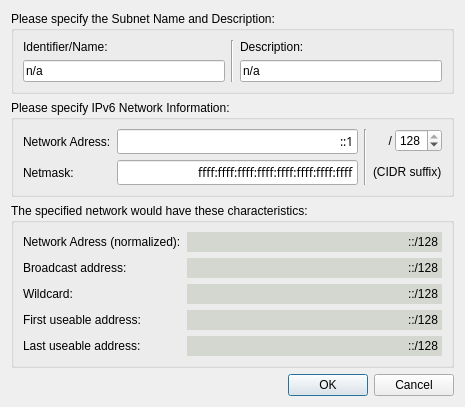
<?xml version="1.0" encoding="UTF-8"?>
<ui version="4.0">
 <class>SM_IPv6EditDialog</class>
 <widget class="QDialog" name="SM_IPv6EditDialog">
  <property name="geometry">
   <rect>
    <x>0</x>
    <y>0</y>
    <width>465</width>
    <height>383</height>
   </rect>
  </property>
  <property name="windowTitle">
   <string>Dialog</string>
  </property>
  <layout class="QGridLayout" name="gridLayout_2">
   <item row="0" column="0">
    <layout class="QVBoxLayout" name="verticalLayout_7">
     <item>
      <layout class="QVBoxLayout" name="verticalLayout_3">
       <item>
        <widget class="QGroupBox" name="groupBox_4">
         <property name="sizePolicy">
          <sizepolicy hsizetype="Preferred" vsizetype="Fixed">
           <horstretch>0</horstretch>
           <verstretch>0</verstretch>
          </sizepolicy>
         </property>
         <property name="title">
          <string>Please specify the Subnet Name and Description:</string>
         </property>
         <layout class="QGridLayout" name="gridLayout_4">
          <item row="0" column="0">
           <layout class="QHBoxLayout" name="horizontalLayout_8">
            <item>
             <layout class="QVBoxLayout" name="verticalLayout_5">
              <item>
               <widget class="QLabel" name="label_17">
                <property name="text">
                 <string>Identifier/Name:</string>
                </property>
               </widget>
              </item>
              <item>
               <widget class="QLineEdit" name="identifier">
                <property name="text">
                 <string>n/a</string>
                </property>
               </widget>
              </item>
             </layout>
            </item>
            <item>
             <widget class="Line" name="line_2">
              <property name="orientation">
               <enum>Qt::Vertical</enum>
              </property>
             </widget>
            </item>
            <item>
             <layout class="QVBoxLayout" name="verticalLayout_6">
              <item>
               <widget class="QLabel" name="label_18">
                <property name="text">
                 <string>Description:</string>
                </property>
               </widget>
              </item>
              <item>
               <widget class="QLineEdit" name="description">
                <property name="text">
                 <string>n/a</string>
                </property>
               </widget>
              </item>
             </layout>
            </item>
           </layout>
          </item>
         </layout>
        </widget>
       </item>
       <item>
        <widget class="QGroupBox" name="groupBox">
         <property name="sizePolicy">
          <sizepolicy hsizetype="Preferred" vsizetype="Preferred">
           <horstretch>0</horstretch>
           <verstretch>0</verstretch>
          </sizepolicy>
         </property>
         <property name="title">
          <string>Please specify IPv6 Network Information:</string>
         </property>
         <layout class="QGridLayout" name="gridLayout">
          <item row="0" column="0">
           <layout class="QHBoxLayout" name="horizontalLayout_2">
            <item>
             <layout class="QHBoxLayout" name="horizontalLayout">
              <item>
               <layout class="QVBoxLayout" name="verticalLayout_4">
                <item>
                 <widget class="QLabel" name="label_4">
                  <property name="text">
                   <string>Network Adress:</string>
                  </property>
                 </widget>
                </item>
                <item>
                 <widget class="QLabel" name="label_5">
                  <property name="text">
                   <string>Netmask:</string>
                  </property>
                 </widget>
                </item>
               </layout>
              </item>
              <item>
               <layout class="QVBoxLayout" name="verticalLayout_2">
                <item>
                 <widget class="QLineEdit" name="address">
                  <property name="font">
                   <font>
                    <family>Courier 10 Pitch</family>
                   </font>
                  </property>
                  <property name="layoutDirection">
                   <enum>Qt::RightToLeft</enum>
                  </property>
                  <property name="text">
                   <string>::1</string>
                  </property>
                  <property name="alignment">
                   <set>Qt::AlignRight|Qt::AlignTrailing|Qt::AlignVCenter</set>
                  </property>
                 </widget>
                </item>
                <item>
                 <widget class="QLineEdit" name="netmask">
                  <property name="font">
                   <font>
                    <family>Courier 10 Pitch</family>
                   </font>
                  </property>
                  <property name="text">
                   <string>ffff:ffff:ffff:ffff:ffff:ffff:ffff:ffff</string>
                  </property>
                  <property name="alignment">
                   <set>Qt::AlignRight|Qt::AlignTrailing|Qt::AlignVCenter</set>
                  </property>
                 </widget>
                </item>
               </layout>
              </item>
             </layout>
            </item>
            <item>
             <widget class="Line" name="line">
              <property name="orientation">
               <enum>Qt::Vertical</enum>
              </property>
             </widget>
            </item>
            <item>
             <layout class="QVBoxLayout" name="verticalLayout">
              <item>
               <layout class="QHBoxLayout" name="horizontalLayout_5">
                <property name="spacing">
                 <number>3</number>
                </property>
                <item>
                 <widget class="QLabel" name="label_10">
                  <property name="text">
                   <string>/</string>
                  </property>
                  <property name="alignment">
                   <set>Qt::AlignRight|Qt::AlignTrailing|Qt::AlignVCenter</set>
                  </property>
                 </widget>
                </item>
                <item>
                 <widget class="QSpinBox" name="CIDRSuffix">
                  <property name="minimum">
                   <number>112</number>
                  </property>
                  <property name="maximum">
                   <number>128</number>
                  </property>
                  <property name="value">
                   <number>128</number>
                  </property>
                 </widget>
                </item>
               </layout>
              </item>
              <item>
               <widget class="QLabel" name="label_9">
                <property name="text">
                 <string>(CIDR suffix)</string>
                </property>
               </widget>
              </item>
             </layout>
            </item>
           </layout>
          </item>
         </layout>
        </widget>
       </item>
       <item>
        <widget class="QGroupBox" name="groupBox_2">
         <property name="sizePolicy">
          <sizepolicy hsizetype="Preferred" vsizetype="Fixed">
           <horstretch>0</horstretch>
           <verstretch>0</verstretch>
          </sizepolicy>
         </property>
         <property name="title">
          <string>The specified network would have these characteristics:</string>
         </property>
         <layout class="QGridLayout" name="gridLayout_3">
          <item row="0" column="0">
           <layout class="QFormLayout" name="formLayout">
            <property name="fieldGrowthPolicy">
             <enum>QFormLayout::AllNonFixedFieldsGrow</enum>
            </property>
            <item row="0" column="0">
             <widget class="QLabel" name="label_12">
              <property name="text">
               <string>Network Adress (normalized):</string>
              </property>
             </widget>
            </item>
            <item row="0" column="1">
             <widget class="QLineEdit" name="networkAddress">
              <property name="enabled">
               <bool>true</bool>
              </property>
              <property name="palette">
               <palette>
                <active>
                 <colorrole role="Base">
                  <brush brushstyle="SolidPattern">
                   <color alpha="255">
                    <red>212</red>
                    <green>215</green>
                    <blue>208</blue>
                   </color>
                  </brush>
                 </colorrole>
                </active>
                <inactive>
                 <colorrole role="Base">
                  <brush brushstyle="SolidPattern">
                   <color alpha="255">
                    <red>212</red>
                    <green>215</green>
                    <blue>208</blue>
                   </color>
                  </brush>
                 </colorrole>
                </inactive>
                <disabled>
                 <colorrole role="Base">
                  <brush brushstyle="SolidPattern">
                   <color alpha="255">
                    <red>230</red>
                    <green>229</green>
                    <blue>227</blue>
                   </color>
                  </brush>
                 </colorrole>
                </disabled>
               </palette>
              </property>
              <property name="acceptDrops">
               <bool>false</bool>
              </property>
              <property name="autoFillBackground">
               <bool>false</bool>
              </property>
              <property name="locale">
               <locale language="English" country="UnitedStates"/>
              </property>
              <property name="text">
               <string>::/128</string>
              </property>
              <property name="frame">
               <bool>false</bool>
              </property>
              <property name="alignment">
               <set>Qt::AlignRight|Qt::AlignTrailing|Qt::AlignVCenter</set>
              </property>
              <property name="dragEnabled">
               <bool>true</bool>
              </property>
              <property name="readOnly">
               <bool>true</bool>
              </property>
             </widget>
            </item>
            <item row="1" column="0">
             <widget class="QLabel" name="label_13">
              <property name="text">
               <string>Broadcast address:</string>
              </property>
             </widget>
            </item>
            <item row="1" column="1">
             <widget class="QLineEdit" name="broadcastAddress">
              <property name="enabled">
               <bool>true</bool>
              </property>
              <property name="palette">
               <palette>
                <active>
                 <colorrole role="Base">
                  <brush brushstyle="SolidPattern">
                   <color alpha="255">
                    <red>212</red>
                    <green>215</green>
                    <blue>208</blue>
                   </color>
                  </brush>
                 </colorrole>
                </active>
                <inactive>
                 <colorrole role="Base">
                  <brush brushstyle="SolidPattern">
                   <color alpha="255">
                    <red>212</red>
                    <green>215</green>
                    <blue>208</blue>
                   </color>
                  </brush>
                 </colorrole>
                </inactive>
                <disabled>
                 <colorrole role="Base">
                  <brush brushstyle="SolidPattern">
                   <color alpha="255">
                    <red>230</red>
                    <green>229</green>
                    <blue>227</blue>
                   </color>
                  </brush>
                 </colorrole>
                </disabled>
               </palette>
              </property>
              <property name="acceptDrops">
               <bool>false</bool>
              </property>
              <property name="autoFillBackground">
               <bool>false</bool>
              </property>
              <property name="locale">
               <locale language="English" country="UnitedStates"/>
              </property>
              <property name="text">
               <string>::/128</string>
              </property>
              <property name="frame">
               <bool>false</bool>
              </property>
              <property name="alignment">
               <set>Qt::AlignRight|Qt::AlignTrailing|Qt::AlignVCenter</set>
              </property>
              <property name="dragEnabled">
               <bool>true</bool>
              </property>
              <property name="readOnly">
               <bool>true</bool>
              </property>
             </widget>
            </item>
            <item row="2" column="0">
             <widget class="QLabel" name="label_14">
              <property name="text">
               <string>Wildcard:</string>
              </property>
             </widget>
            </item>
            <item row="2" column="1">
             <widget class="QLineEdit" name="wildcardAddress">
              <property name="enabled">
               <bool>true</bool>
              </property>
              <property name="palette">
               <palette>
                <active>
                 <colorrole role="Base">
                  <brush brushstyle="SolidPattern">
                   <color alpha="255">
                    <red>212</red>
                    <green>215</green>
                    <blue>208</blue>
                   </color>
                  </brush>
                 </colorrole>
                </active>
                <inactive>
                 <colorrole role="Base">
                  <brush brushstyle="SolidPattern">
                   <color alpha="255">
                    <red>212</red>
                    <green>215</green>
                    <blue>208</blue>
                   </color>
                  </brush>
                 </colorrole>
                </inactive>
                <disabled>
                 <colorrole role="Base">
                  <brush brushstyle="SolidPattern">
                   <color alpha="255">
                    <red>230</red>
                    <green>229</green>
                    <blue>227</blue>
                   </color>
                  </brush>
                 </colorrole>
                </disabled>
               </palette>
              </property>
              <property name="acceptDrops">
               <bool>false</bool>
              </property>
              <property name="autoFillBackground">
               <bool>false</bool>
              </property>
              <property name="locale">
               <locale language="English" country="UnitedStates"/>
              </property>
              <property name="text">
               <string>::/128</string>
              </property>
              <property name="frame">
               <bool>false</bool>
              </property>
              <property name="alignment">
               <set>Qt::AlignRight|Qt::AlignTrailing|Qt::AlignVCenter</set>
              </property>
              <property name="dragEnabled">
               <bool>true</bool>
              </property>
              <property name="readOnly">
               <bool>true</bool>
              </property>
             </widget>
            </item>
            <item row="3" column="0">
             <widget class="QLabel" name="label_15">
              <property name="text">
               <string>First useable address:</string>
              </property>
             </widget>
            </item>
            <item row="3" column="1">
             <widget class="QLineEdit" name="firstUsableAddress">
              <property name="enabled">
               <bool>true</bool>
              </property>
              <property name="palette">
               <palette>
                <active>
                 <colorrole role="Base">
                  <brush brushstyle="SolidPattern">
                   <color alpha="255">
                    <red>212</red>
                    <green>215</green>
                    <blue>208</blue>
                   </color>
                  </brush>
                 </colorrole>
                </active>
                <inactive>
                 <colorrole role="Base">
                  <brush brushstyle="SolidPattern">
                   <color alpha="255">
                    <red>212</red>
                    <green>215</green>
                    <blue>208</blue>
                   </color>
                  </brush>
                 </colorrole>
                </inactive>
                <disabled>
                 <colorrole role="Base">
                  <brush brushstyle="SolidPattern">
                   <color alpha="255">
                    <red>230</red>
                    <green>229</green>
                    <blue>227</blue>
                   </color>
                  </brush>
                 </colorrole>
                </disabled>
               </palette>
              </property>
              <property name="acceptDrops">
               <bool>false</bool>
              </property>
              <property name="autoFillBackground">
               <bool>false</bool>
              </property>
              <property name="locale">
               <locale language="English" country="UnitedStates"/>
              </property>
              <property name="text">
               <string>::/128</string>
              </property>
              <property name="frame">
               <bool>false</bool>
              </property>
              <property name="alignment">
               <set>Qt::AlignRight|Qt::AlignTrailing|Qt::AlignVCenter</set>
              </property>
              <property name="dragEnabled">
               <bool>true</bool>
              </property>
              <property name="readOnly">
               <bool>true</bool>
              </property>
             </widget>
            </item>
            <item row="4" column="0">
             <widget class="QLabel" name="label_16">
              <property name="text">
               <string>Last useable address:</string>
              </property>
             </widget>
            </item>
            <item row="4" column="1">
             <widget class="QLineEdit" name="lastUsableAddress">
              <property name="enabled">
               <bool>true</bool>
              </property>
              <property name="palette">
               <palette>
                <active>
                 <colorrole role="Base">
                  <brush brushstyle="SolidPattern">
                   <color alpha="255">
                    <red>212</red>
                    <green>215</green>
                    <blue>208</blue>
                   </color>
                  </brush>
                 </colorrole>
                </active>
                <inactive>
                 <colorrole role="Base">
                  <brush brushstyle="SolidPattern">
                   <color alpha="255">
                    <red>212</red>
                    <green>215</green>
                    <blue>208</blue>
                   </color>
                  </brush>
                 </colorrole>
                </inactive>
                <disabled>
                 <colorrole role="Base">
                  <brush brushstyle="SolidPattern">
                   <color alpha="255">
                    <red>230</red>
                    <green>229</green>
                    <blue>227</blue>
                   </color>
                  </brush>
                 </colorrole>
                </disabled>
               </palette>
              </property>
              <property name="acceptDrops">
               <bool>false</bool>
              </property>
              <property name="autoFillBackground">
               <bool>false</bool>
              </property>
              <property name="locale">
               <locale language="English" country="UnitedStates"/>
              </property>
              <property name="text">
               <string>::/128</string>
              </property>
              <property name="frame">
               <bool>false</bool>
              </property>
              <property name="alignment">
               <set>Qt::AlignRight|Qt::AlignTrailing|Qt::AlignVCenter</set>
              </property>
              <property name="dragEnabled">
               <bool>true</bool>
              </property>
              <property name="readOnly">
               <bool>true</bool>
              </property>
             </widget>
            </item>
           </layout>
          </item>
         </layout>
        </widget>
       </item>
      </layout>
     </item>
     <item>
      <widget class="QDialogButtonBox" name="buttonBox">
       <property name="orientation">
        <enum>Qt::Horizontal</enum>
       </property>
       <property name="standardButtons">
        <set>QDialogButtonBox::Cancel|QDialogButtonBox::Ok</set>
       </property>
      </widget>
     </item>
    </layout>
   </item>
  </layout>
 </widget>
 <resources/>
 <connections>
  <connection>
   <sender>buttonBox</sender>
   <signal>accepted()</signal>
   <receiver>SM_IPv6EditDialog</receiver>
   <slot>accept()</slot>
   <hints>
    <hint type="sourcelabel">
     <x>228</x>
     <y>420</y>
    </hint>
    <hint type="destinationlabel">
     <x>157</x>
     <y>274</y>
    </hint>
   </hints>
  </connection>
  <connection>
   <sender>buttonBox</sender>
   <signal>rejected()</signal>
   <receiver>SM_IPv6EditDialog</receiver>
   <slot>reject()</slot>
   <hints>
    <hint type="sourcelabel">
     <x>296</x>
     <y>426</y>
    </hint>
    <hint type="destinationlabel">
     <x>286</x>
     <y>274</y>
    </hint>
   </hints>
  </connection>
  <connection>
   <sender>address</sender>
   <signal>editingFinished()</signal>
   <receiver>SM_IPv6EditDialog</receiver>
   <slot>updateFields()</slot>
   <hints>
    <hint type="sourcelabel">
     <x>200</x>
     <y>153</y>
    </hint>
    <hint type="destinationlabel">
     <x>6</x>
     <y>150</y>
    </hint>
   </hints>
  </connection>
  <connection>
   <sender>netmask</sender>
   <signal>editingFinished()</signal>
   <receiver>SM_IPv6EditDialog</receiver>
   <slot>updateFields()</slot>
   <hints>
    <hint type="sourcelabel">
     <x>331</x>
     <y>187</y>
    </hint>
    <hint type="destinationlabel">
     <x>2</x>
     <y>186</y>
    </hint>
   </hints>
  </connection>
  <connection>
   <sender>CIDRSuffix</sender>
   <signal>valueChanged(int)</signal>
   <receiver>SM_IPv6EditDialog</receiver>
   <slot>updateCIDR()</slot>
   <hints>
    <hint type="sourcelabel">
     <x>549</x>
     <y>153</y>
    </hint>
    <hint type="destinationlabel">
     <x>599</x>
     <y>143</y>
    </hint>
   </hints>
  </connection>
 </connections>
 <slots>
  <slot>updateFields()</slot>
  <slot>updateCIDR()</slot>
 </slots>
</ui>
